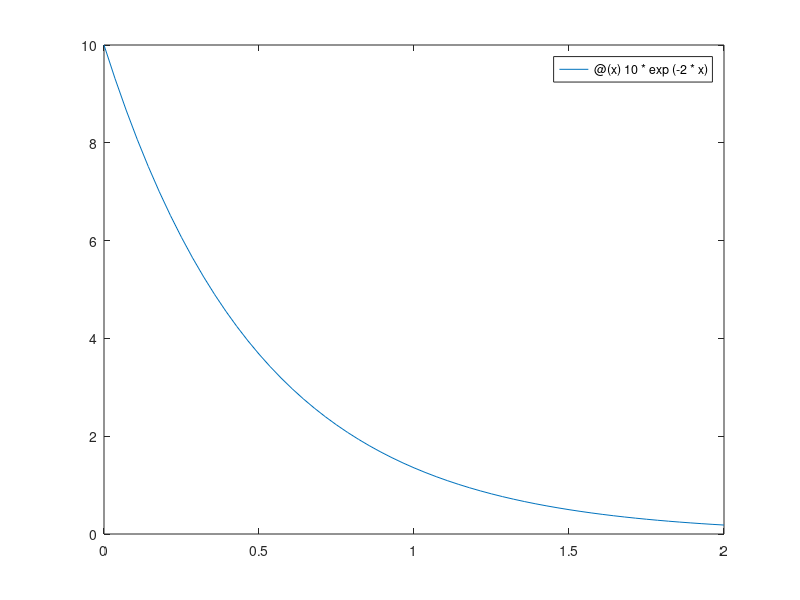
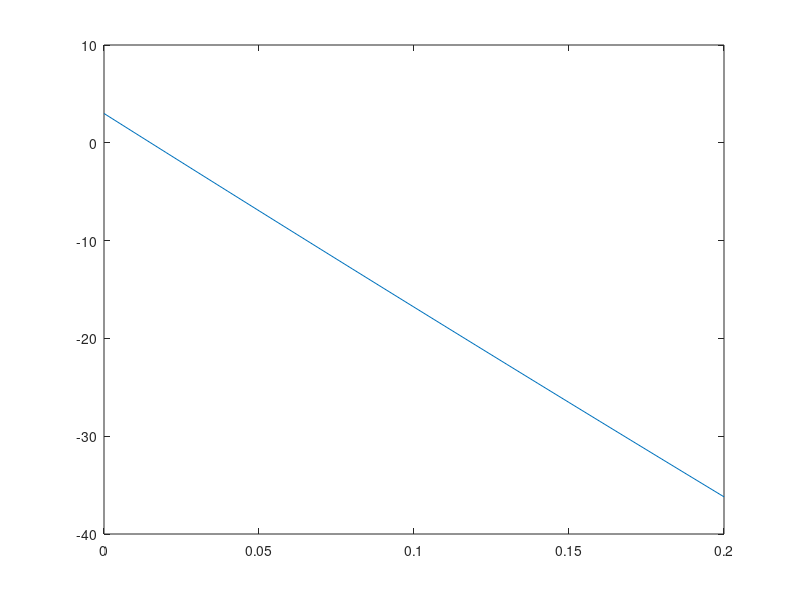

MATLAB code for these plots, in order: (Note: this script raises an error after producing the figures.)
% (a)
y = @(x) 10*exp(-2*x) ;
fplot(y , [0 2])

% (b)
figure
y = @(x) 20*x.^2-200*x+3 ;
x = 0:0.01:0.2 ;
plot(x , y(x))
[t , index] = min(abs(y(x))) ;
fprintf("f(x)=0 is approximated at x=%f\n" , x(index))

%(c)
fzero(y , 0)
fzero(y , 100)
